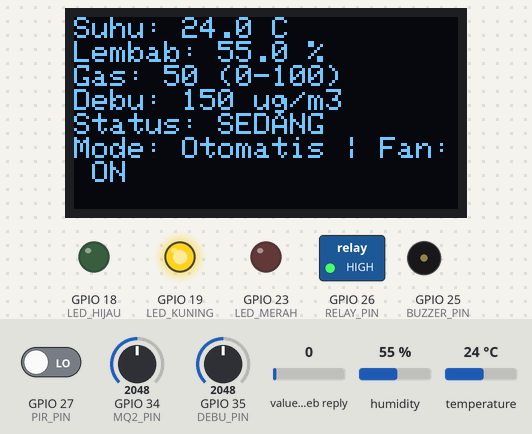
The sketch below on a simulated ESP32. Shown: 128×64 one-colour display, switched loads named in the sketch (green lamp = pin HIGH), output pins drawn as LEDs (lit = HIGH), buzzer (waves = sounding, pin HIGH). Inputs (shaded band) come from the test bench; at power-on: GPIO 35 (DEBU_PIN) = 2048, GPIO 34 (MQ2_PIN) = 2048, GPIO 27 (PIR_PIN) LOW, value in the web reply 0, humidity 55 %, temperature 24 °C. WiFi joins after 1.5 s; servers stay silent unless stated; web services answer with replies made up by the test bench; what the sketch prints to the serial monitor is not drawn.

Above: at 3.7 s.
3.8 s: GPIO 35 (DEBU_PIN) set to 2866
At 5.9 s:
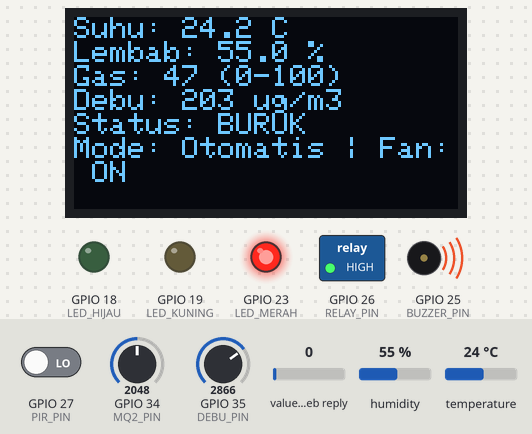
9.8 s: GPIO 35 (DEBU_PIN) set to 2349
At 12.1 s:
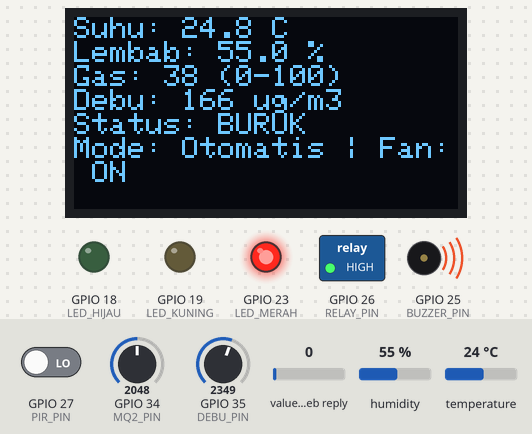
14.1 s: GPIO 35 (DEBU_PIN) set to 2273
16.2 s: GPIO 35 (DEBU_PIN) set to 1348
At 17.4 s:
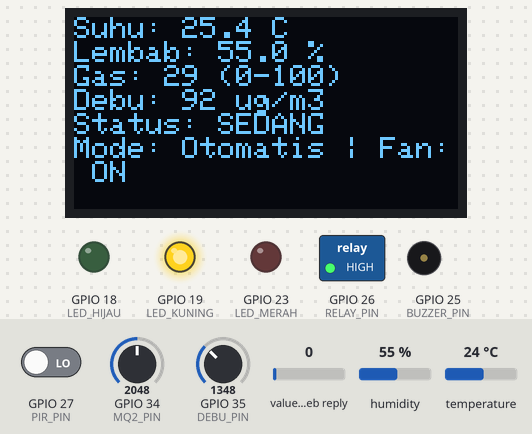
20.5 s: GPIO 35 (DEBU_PIN) set to 1223
At 25.7 s:
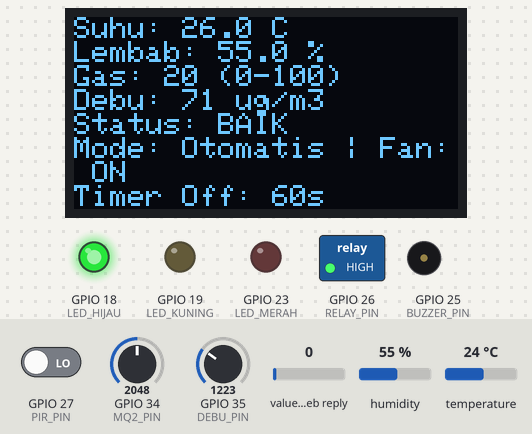
26.5 s: GPIO 34 (MQ2_PIN) set to 2203
28.4 s: GPIO 34 (MQ2_PIN) set to 2315
At 30.3 s:
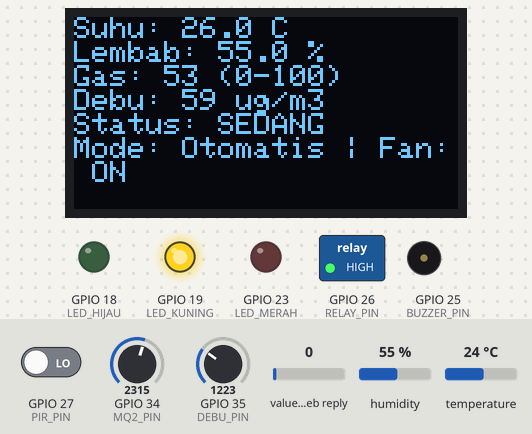
Timing chart, 0 to 31.8 s (numbered marks = the images above; inputs shaded):
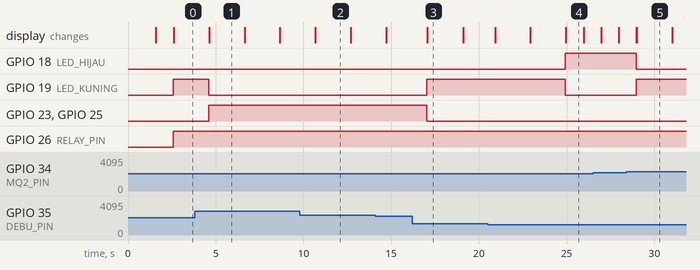

Measured:
- the behaviour switches between 1284 and 1283 on GPIO 35 (DEBU_PIN) (found by bisection; images 3 and 4)
- the behaviour switches between 2252 and 2253 on GPIO 34 (MQ2_PIN) (found by bisection; images 4 and 5)
- after the input at 3.8 s, GPIO 19 (LED_KUNING): HIGH → LOW after 0.80 s; GPIO 23 (LED_MERAH), GPIO 25 (BUZZER_PIN): LOW → HIGH after 0.80 s; the display: changes after 0.83 s (image 1)
- after the input at 20.5 s, GPIO 18 (LED_HIJAU): LOW → HIGH after 4.4 s instead of 2.4 s; GPIO 19 (LED_KUNING): HIGH → LOW after 4.4 s instead of 2.4 s
- after the input at 28.4 s, GPIO 18 (LED_HIJAU): HIGH → LOW after 0.57 s; GPIO 19 (LED_KUNING): LOW → HIGH after 0.57 s; the display: first differs from a run without the input after 0.60 s (image 5)
- what the display in image 1 shows lasts 2.0 s, from 4.6 s to 6.6 s
- what the display in image 4 shows lasts 1.0 s, from 25.0 s to 26.0 s

The sketch:

esp32_airclass.ino
```cpp
#include <WiFi.h>
#include <HTTPClient.h>
#include <DHT.h>
#include <Wire.h>
#include <Adafruit_GFX.h>
#include <Adafruit_SSD1306.h>

// --- KONFIGURASI WIFI ---
const char* ssid = "Wokwi-GUEST";
const char* password = "";

// --- KONFIGURASI THINGSPEAK ---
// Kanal A (Data Sensor)
String writeAPIKey = "XDM0XOLE8DSWU1EE";

// Kanal B (Perintah Kendali Jarak Jauh)
String readAPIKey = "L4M5T06RXQ9MR1AS";
String channelB_ID = "3547380";

// --- KONFIGURASI PIN ---
#define DHTPIN 4
#define DHTTYPE DHT22
#define MQ2_PIN 34
#define DEBU_PIN 35
#define PIR_PIN 27
#define RELAY_PIN 26
#define BUZZER_PIN 25
#define LED_HIJAU 18
#define LED_KUNING 19
#define LED_MERAH 23

DHT dht(DHTPIN, DHTTYPE);
Adafruit_SSD1306 display(128, 64, &Wire, -1);

// --- VARIABEL GLOBAL ---
unsigned long lastThingSpeakTime = 0;
unsigned long lastSensorReadTime = 0;

// Variabel Timer Logika Kipas Otomatis (Histeresis 60 detik)
unsigned long timerBaikMulai = 0;   // Timestamp dimulainya kondisi BAIK
bool timerBaikAktif = false;        // Penanda apakah timer histeresis 60s sedang berjalan

bool kipasState = false;            // Status perintah kipas pada mode manual
bool modeManual = false;            // false = Otomatis, true = Manual
bool pirTerakhir = false;
unsigned long lastPirTime = 0;
int statusUdara = 0;                // 0=Baik, 1=Sedang, 2=Buruk
float suhu = 0, kelembaban = 0;
int indeksGas = 0, debu = 0;

// --- MODEL SIMULASI DINAMIKA UDARA RUANGAN (VENTILASI KIPAS AKTIF) ---
// Variabel dinamis ruangan yang terpengaruh oleh kerja kipas exhaust
float roomGas = 20.0;
float roomDebu = 35.0;
float roomSuhu = 26.5;
float roomLembab = 55.0;
int lastPotGas = -1;
int lastPotDebu = -1;

void setup() {
  Serial.begin(115200);

  // Inisialisasi Pin
  pinMode(MQ2_PIN, INPUT);
  pinMode(DEBU_PIN, INPUT);
  pinMode(PIR_PIN, INPUT);
  pinMode(RELAY_PIN, OUTPUT);
  pinMode(BUZZER_PIN, OUTPUT);
  pinMode(LED_HIJAU, OUTPUT);
  pinMode(LED_KUNING, OUTPUT);
  pinMode(LED_MERAH, OUTPUT);

  digitalWrite(RELAY_PIN, LOW);
  digitalWrite(BUZZER_PIN, LOW);

  // Inisialisasi Sensor & OLED
  dht.begin();
  display.begin(SSD1306_SWITCHCAPVCC, 0x3C);
  display.clearDisplay();
  display.setTextSize(1);
  display.setTextColor(WHITE);
  display.setCursor(0, 10);
  display.println("Menghubungkan WiFi...");
  display.display();

  // Koneksi WiFi
  WiFi.begin(ssid, password);
  while (WiFi.status() != WL_CONNECTED) {
    delay(500);
    Serial.print(".");
  }
  Serial.println("\nWiFi Terhubung!");

  display.clearDisplay();
  display.setCursor(0, 10);
  display.println("WiFi Terhubung!");
  display.display();
  delay(1000);
}

void loop() {
  // 1. BACA SENSOR & MODEL VENTILASI RUANGAN (Tiap 2 detik)
  if (millis() - lastSensorReadTime > 2000) {
    lastSensorReadTime = millis();

    // Baca input sensor fisik / simulator Wokwi
    float rawSuhu = dht.readTemperature();
    float rawLembab = dht.readHumidity();
    int rawGas = map(analogRead(MQ2_PIN), 0, 4095, 0, 100);
    int rawDebu = map(analogRead(DEBU_PIN), 0, 4095, 0, 300);

    // Inisialisasi awal nilai ruangan
    if (lastPotGas == -1) {
      roomGas = rawGas;
      roomDebu = rawDebu;
      roomSuhu = isnan(rawSuhu) ? 26.5 : rawSuhu;
      roomLembab = isnan(rawLembab) ? 55.0 : rawLembab;
      lastPotGas = rawGas;
      lastPotDebu = rawDebu;
    }

    // Deteksi jika pengguna memutar slider potensiometer (Injeksi Polusi Baru di Wokwi)
    if (abs(rawGas - lastPotGas) > 4) {
      roomGas = rawGas; // Mengikuti input gas baru yang disetel pengguna
      lastPotGas = rawGas;
    }
    if (abs(rawDebu - lastPotDebu) > 8) {
      roomDebu = rawDebu; // Mengikuti input debu baru yang disetel pengguna
      lastPotDebu = rawDebu;
    }

    // Cek apakah relay kipas sedang AKTIF (Menyala)
    bool isKipasAktif = (digitalRead(RELAY_PIN) == HIGH);

    if (isKipasAktif) {
      // ==============================================================
      // SIMULASI EFEK FISIK VENTILASI: KIPAS MENORMALKAN UDARA PERLAHAN
      // ==============================================================

      // 1. Gas berkurang secara bertahap menuju batas udara bersih (~20)
      if (roomGas > 20.0) {
        roomGas -= 3.0; // Berkurang 3 poin tiap 2 detik
        if (roomGas < 20.0) roomGas = 20.0;
      }

      // 2. Debu berkurang secara bertahap menuju baseline bersih (~35 ug/m3)
      if (roomDebu > 35.0) {
        roomDebu -= 6.0; // Berkurang 6 ug/m3 tiap 2 detik
        if (roomDebu < 35.0) roomDebu = 35.0;
      }

      // 3. Suhu dinormalkan perlahan menuju rentang optimal (~26°C)
      if (roomSuhu > 26.0) {
        roomSuhu -= 0.2;
        if (roomSuhu < 26.0) roomSuhu = 26.0;
      } else if (roomSuhu < 26.0) {
        roomSuhu += 0.2;
        if (roomSuhu > 26.0) roomSuhu = 26.0;
      }

      // 4. Kelembapan dinormalkan perlahan menuju rentang nyaman (~55%)
      if (roomLembab > 55.0) {
        roomLembab -= 0.5;
        if (roomLembab < 55.0) roomLembab = 55.0;
      } else if (roomLembab < 55.0) {
        roomLembab += 0.5;
        if (roomLembab > 55.0) roomLembab = 55.0;
      }

    } else {
      // ==============================================================
      // KIPAS MATI: Jika slider polusi disetel tinggi, polusi menumpuk
      // ==============================================================
      if (rawGas > roomGas) {
        roomGas += (rawGas - roomGas) * 0.35;
      }
      if (rawDebu > roomDebu) {
        roomDebu += (rawDebu - roomDebu) * 0.35;
      }
      if (!isnan(rawSuhu)) roomSuhu = rawSuhu;
      if (!isnan(rawLembab)) roomLembab = rawLembab;
    }

    // Simpan ke variabel sensor sistem
    suhu = roomSuhu;
    kelembaban = roomLembab;
    indeksGas = (int)(roomGas + 0.5);
    debu = (int)(roomDebu + 0.5);

    // Deteksi Kehadiran (PIR)
    if (digitalRead(PIR_PIN) == HIGH) {
      pirTerakhir = true;
      lastPirTime = millis();
    } else if (millis() - lastPirTime > 600000) { // 10 menit
      pirTerakhir = false;
    }

    // Tentukan Status Kualitas Udara (Tabel 7)
    // Parameter terburuk menentukan status keseluruhan
    statusUdara = 0; // Asumsi Baik
    if (indeksGas > 40 || debu > 75 || suhu < 18 || suhu > 30 || kelembaban < 40 || kelembaban > 65) {
      statusUdara = 1; // Sedang
    }
    if (indeksGas > 70 || debu > 150) {
      statusUdara = 2; // Buruk
    }
  }

  // 2. BACA PERINTAH DARI THINGSPEAK KANAL B (Tiap 15 detik)
  if (millis() - lastThingSpeakTime > 15000) {
    bacaPerintahCloud();
  }

  // 3. ATUR INDIKATOR VISUAL & AUDIO (LED & Buzzer)
  digitalWrite(LED_HIJAU, statusUdara == 0);
  digitalWrite(LED_KUNING, statusUdara == 1);
  digitalWrite(LED_MERAH, statusUdara == 2);
  // Buzzer berbunyi saat status BURUK (alarm keselamatan)
  digitalWrite(BUZZER_PIN, statusUdara == 2 ? HIGH : LOW);

  // 4. LOGIKA KENDALI KIPAS (REVISI ALGORITMA DENGAN HISTERESIS 60 DETIK)
  if (modeManual) {
    // Mode Manual: Relay langsung mengikuti perintah dari Channel B (field2)
    digitalWrite(RELAY_PIN, kipasState ? HIGH : LOW);
    // Reset timer histeresis otomatis
    timerBaikAktif = false;
  } else {
    // Mode Otomatis (Revisi Respons Lingkungan):
    // - Status SEDANG (1) : Kipas LANGSUNG NYALA (ON) untuk membantu ventilasi
    // - Status BURUK  (2) : Kipas LANGSUNG NYALA (ON) untuk pembuangan gas/debu
    // - Status BAIK   (0) : Kipas MATI (OFF) setelah kondisi BAIK bertahan 60 detik stabil
    if (statusUdara == 1 || statusUdara == 2) {
      digitalWrite(RELAY_PIN, HIGH);
      // Batalkan timer kondisi BAIK jika sebelumnya sedang menghitung
      timerBaikAktif = false;
    } else if (statusUdara == 0) {
      // Status kualitas udara saat ini BAIK
      if (digitalRead(RELAY_PIN) == HIGH) {
        // Kipas sedang menyala, mulai atau lanjutkan hitungan 60 detik
        if (!timerBaikAktif) {
          timerBaikMulai = millis();
          timerBaikAktif = true;
          Serial.println("[KIPAS OTOMATIS] Status BAIK terdeteksi. Memulai hitungan 60 detik sebelum OFF...");
        } else {
          // Timer sedang berjalan, periksa apakah sudah genap 60.000 ms (60 detik)
          if (millis() - timerBaikMulai >= 60000) {
            digitalWrite(RELAY_PIN, LOW); // Matikan kipas exhaust
            timerBaikAktif = false;
            Serial.println("[KIPAS OTOMATIS] Kondisi BAIK stabil 60 detik. Kipas dimatikan (OFF).");
          }
        }
      } else {
        // Kipas memang sudah OFF dalam kondisi standby
        timerBaikAktif = false;
      }
    }
  }

  // 5. KIRIM DATA KE THINGSPEAK KANAL A (Tiap 20 detik)
  if (millis() - lastThingSpeakTime > 20000) {
    lastThingSpeakTime = millis();
    kirimDataThingSpeak();
  }

  // 6. TAMPILAN OLED LOKAL
  updateOLED();
}

// ================= FUNGSI BANTUAN =================

void kirimDataThingSpeak() {
  if (WiFi.status() == WL_CONNECTED) {
    HTTPClient http;
    String url = "http://api.thingspeak.com/update?api_key=" + writeAPIKey +
                 "&field1=" + String(suhu) +
                 "&field2=" + String(kelembaban) +
                 "&field3=" + String(indeksGas) +
                 "&field4=" + String(debu) +
                 "&field5=" + String(statusUdara) +
                 "&field6=" + String(digitalRead(RELAY_PIN)) +
                 "&field7=" + String(pirTerakhir ? 1 : 0) +
                 "&field8=" + String(modeManual ? 1 : 0);

    http.begin(url);
    int httpCode = http.GET();
    if (httpCode > 0) {
      Serial.println("Data terkirim ke ThingSpeak Kanal A!");
    } else {
      Serial.println("Gagal kirim data ke ThingSpeak.");
    }
    http.end();
  }
}

void bacaPerintahCloud() {
  if (WiFi.status() == WL_CONNECTED) {
    HTTPClient http;
    String url = "http://api.thingspeak.com/channels/" + channelB_ID + "/feeds/last.json?api_key=" + readAPIKey;

    http.begin(url);
    int httpCode = http.GET();
    if (httpCode == 200) {
      String payload = http.getString();
      // Parsing JSON sederhana (mencari field1 dan field2)
      int modeIndex = payload.indexOf("\"field1\":\"");
      int kipasIndex = payload.indexOf("\"field2\":\"");

      if (modeIndex > 0) {
        String modeStr = payload.substring(modeIndex + 10, modeIndex + 11);
        modeManual = (modeStr == "1");
      }
      if (kipasIndex > 0) {
        String kipasStr = payload.substring(kipasIndex + 10, kipasIndex + 11);
        if (modeManual) kipasState = (kipasStr == "1");
      }
    }
    http.end();
  }
}

void updateOLED() {
  display.clearDisplay();
  display.setCursor(0, 0);
  display.print("Suhu: "); display.print(suhu, 1); display.println(" C");
  display.print("Lembab: "); display.print(kelembaban, 1); display.println(" %");
  display.print("Gas: "); display.print(indeksGas); display.println(" (0-100)");
  display.print("Debu: "); display.print(debu); display.println(" ug/m3");

  display.print("Status: ");
  if (statusUdara == 0) display.println("BAIK");
  else if (statusUdara == 1) display.println("SEDANG");
  else display.println("BURUK");

  display.print("Mode: ");
  display.print(modeManual ? "Manual" : "Otomatis");
  display.print(" | Fan: ");
  display.println(digitalRead(RELAY_PIN) ? "ON" : "OFF");

  // Tampilkan sisa waktu hitung mundur jika timer histeresis sedang berjalan
  if (!modeManual && timerBaikAktif) {
    long sisaDetik = 60 - ((millis() - timerBaikMulai) / 1000);
    if (sisaDetik < 0) sisaDetik = 0;
    display.print("Timer Off: ");
    display.print(sisaDetik);
    display.println("s");
  }

  display.display();
}
```
